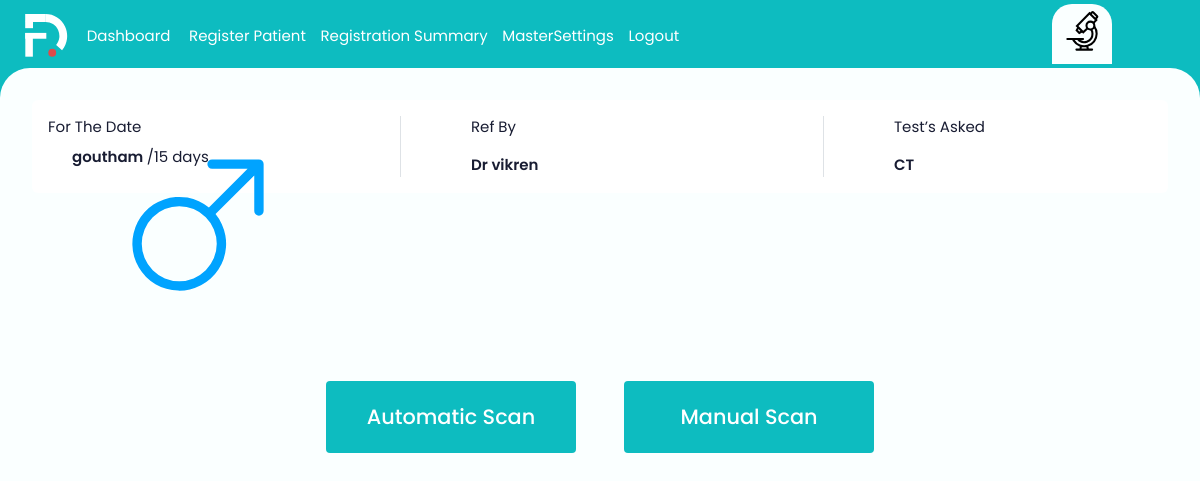
/scan/1/ (signed in), run on an earlier commit of the app's database.
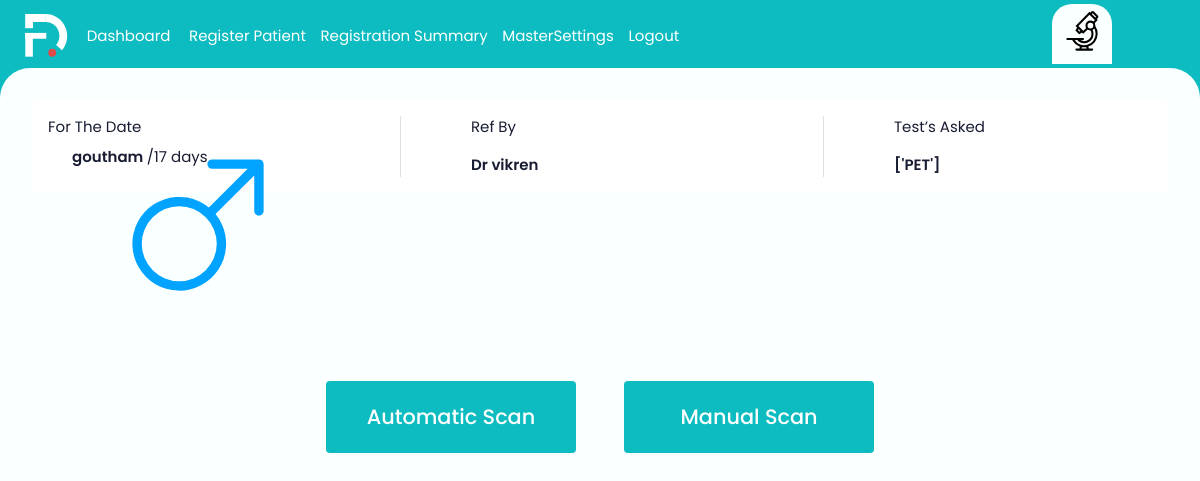
And on a later commit of the database.
### ekonapp/models.py (models this page shows, shortened)
class Visit(models.Model):
    patient = models.ForeignKey(ekon, on_delete=models.CASCADE)
    patient_category = models.CharField(max_length=255)
    ref_dr =  models.CharField(max_length=255)
    selected_test = models.CharField(max_length=255)
    visit_id = models.CharField(max_length=100)
    date =  models.DateField(auto_now_add=True)

class ekon(models.Model):
    uhid = models.CharField(max_length=255)
    Mr = 'Mr'
    SMT  = 'SMT'
    OTHERS = 'OTHERS'
    ANIMAL = 'ANIMAL'
    BABY = 'BABY'
    MS = 'MS'
    MRS = 'MRS'
    DR = 'DR'
    MASTER = 'MASTER'
    STATUS_CHOICES = [
        (Mr, 'Mr'),
        (SMT, 'SMT'),
        (OTHERS, 'OTHERS'),
        (ANIMAL, 'ANIMAL'),
        (BABY, 'BABY'),
        (MS, 'MS'),
        (MRS, 'MRS'),
        (DR, 'DR'),
        (MASTER, 'MASTER')
    ]
    title = models.CharField(max_length=255)
    male = 'male'
    female = 'female'
    Others = 'Others'
    STATUS_CHOICES = [
        (male, 'male'),
        (female, 'female'),
        (Others,'Others'),
    ]
    gender = models.CharField(max_length=255)
    patient_name = models.CharField(max_length=255)
    dob = models.DateField()
    age = models.CharField(max_length=255)
    email_id = models.EmailField()
    contact_number = models.CharField(max_length=255)
    date =  models.DateField(auto_now_add=True)
    Active = 'Active'
    Inactive = 'Inactive'
    STATUS_CHOICES = [
        (Active, 'Active'),
        (Inactive, 'Inactive'),
    ]
    status = models.CharField(max_length=255, choices=STATUS_CHOICES)
    accession_number = models.CharField(max_length=50)

### ekonapp/decorators.py (the view)
    def wrapper(request, *args, **kwargs):
        if not request.user.is_authenticated:
            return redirect('registerlogin')
        elif not Device.objects.filter(user=request.user, is_registered=True).exists():
            return redirect('register_device')
        else:
            return view_func(request, *args, **kwargs)

### ekonapp/views.py (called while the page is built)
@device_required
def scan(request,id):
    scans = Visit.objects.get(id=id)
    context = {
        'scans':scans,
    }
    return render(request,'scan.html',context)

### ekonapp/templates/scan.html
{% extends 'base.html' %}
{% block content %}
  <main>
    <div class="auto-scroll">
        <div class="bg-white rounded-2 p-3 mb-4">
            <div class="row justify-content-between">
              <div class="col-3">
                <label class="form-label">For The Date</label>
                <div class="d-flex gap-2 align-items-center">
                    <div class="gender-male">
                        <svg class="gender-icon">
                            <use xlink:href="assets/images/iocn.svg#gender-male"></use>
                        </svg>
                    </div>
                    <div>
                        <div class="text-d-blue fw-semibold">{{scans.patient.patient_name}} <span class="fw-normal">/{{scans.patient.age}}</span></div>
                    </div>
                </div>
              </div>
              <div class="col-auto border-end"></div>
              <div class="col-3">
                <label class="form-label">Ref By</label>
                <div class="text-d-blue fw-semibold pt-2">{{scans.ref_dr}}</div>
              </div>
              <div class="col-auto border-end"></div>
              <div class="col-3">
                <label class="form-label">Test’s  Asked</label>
                <div class="text-d-blue fw-semibold  pt-2">{{scans.selected_test}}</div>
              </div>
            </div>
        </div>
        <div class="d-flex gap-5 align-items-center justify-content-center scan-btn-box">
            <div>
                <button type="button" class="theme-btn-lg">Automatic Scan</button>
            </div>
            <div>
                <button type="button" class="theme-btn-lg">Manual Scan</button>
            </div>
        </div>
    </div>
  </main>
</body>
</html>
{% endblock %}

What changed in the data, as far as the page shows it:
changed Visit "Dr vikren": patient.age "15 days" → "17 days"; selected_test "CT" → "['PET']"
